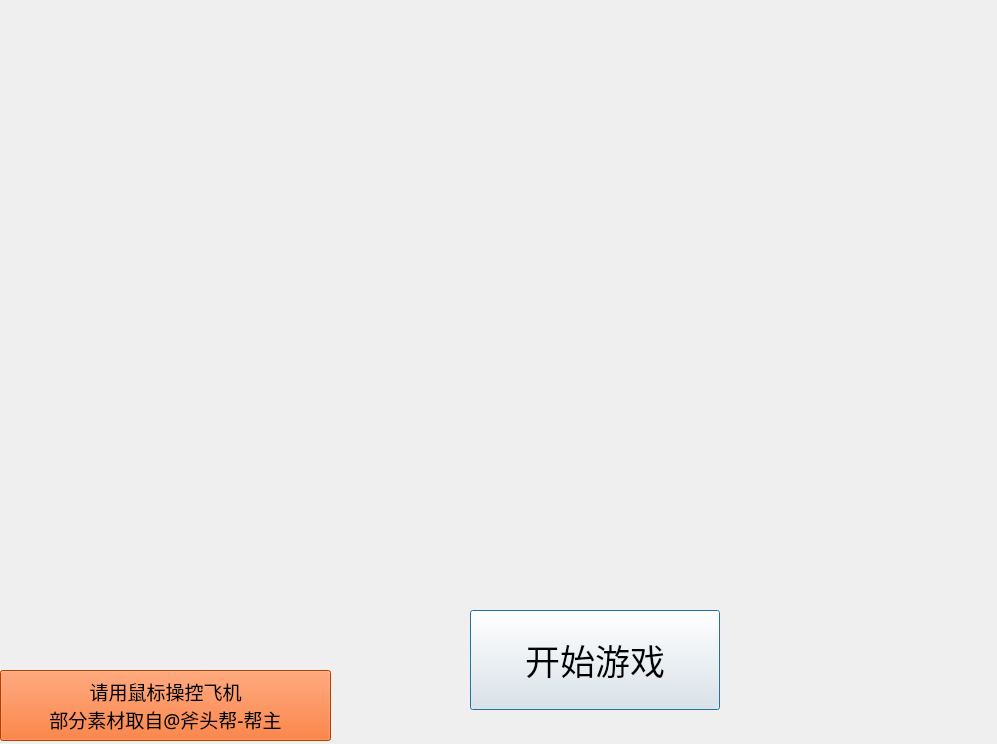
<?xml version="1.0" encoding="UTF-8"?>
<ui version="4.0">
 <class>start</class>
 <widget class="QDialog" name="start">
  <property name="geometry">
   <rect>
    <x>0</x>
    <y>0</y>
    <width>997</width>
    <height>744</height>
   </rect>
  </property>
  <property name="windowTitle">
   <string>Dialog</string>
  </property>
  <widget class="QPushButton" name="pushButton">
   <property name="geometry">
    <rect>
     <x>470</x>
     <y>610</y>
     <width>250</width>
     <height>100</height>
    </rect>
   </property>
   <property name="minimumSize">
    <size>
     <width>200</width>
     <height>50</height>
    </size>
   </property>
   <property name="font">
    <font>
     <family>楷体</family>
     <pointsize>26</pointsize>
    </font>
   </property>
   <property name="text">
    <string>开始游戏</string>
   </property>
   <property name="iconSize">
    <size>
     <width>150</width>
     <height>50</height>
    </size>
   </property>
  </widget>
  <widget class="QPushButton" name="pushButton_2">
   <property name="geometry">
    <rect>
     <x>0</x>
     <y>670</y>
     <width>331</width>
     <height>71</height>
    </rect>
   </property>
   <property name="palette">
    <palette>
     <active>
      <colorrole role="WindowText">
       <brush brushstyle="SolidPattern">
        <color alpha="255">
         <red>0</red>
         <green>0</green>
         <blue>0</blue>
        </color>
       </brush>
      </colorrole>
      <colorrole role="Button">
       <brush brushstyle="SolidPattern">
        <color alpha="255">
         <red>255</red>
         <green>85</green>
         <blue>0</blue>
        </color>
       </brush>
      </colorrole>
      <colorrole role="Light">
       <brush brushstyle="SolidPattern">
        <color alpha="255">
         <red>255</red>
         <green>170</green>
         <blue>127</blue>
        </color>
       </brush>
      </colorrole>
      <colorrole role="Midlight">
       <brush brushstyle="SolidPattern">
        <color alpha="255">
         <red>255</red>
         <green>127</green>
         <blue>63</blue>
        </color>
       </brush>
      </colorrole>
      <colorrole role="Dark">
       <brush brushstyle="SolidPattern">
        <color alpha="255">
         <red>127</red>
         <green>42</green>
         <blue>0</blue>
        </color>
       </brush>
      </colorrole>
      <colorrole role="Mid">
       <brush brushstyle="SolidPattern">
        <color alpha="255">
         <red>170</red>
         <green>56</green>
         <blue>0</blue>
        </color>
       </brush>
      </colorrole>
      <colorrole role="Text">
       <brush brushstyle="SolidPattern">
        <color alpha="255">
         <red>0</red>
         <green>0</green>
         <blue>0</blue>
        </color>
       </brush>
      </colorrole>
      <colorrole role="BrightText">
       <brush brushstyle="SolidPattern">
        <color alpha="255">
         <red>255</red>
         <green>255</green>
         <blue>255</blue>
        </color>
       </brush>
      </colorrole>
      <colorrole role="ButtonText">
       <brush brushstyle="SolidPattern">
        <color alpha="255">
         <red>0</red>
         <green>0</green>
         <blue>0</blue>
        </color>
       </brush>
      </colorrole>
      <colorrole role="Base">
       <brush brushstyle="SolidPattern">
        <color alpha="255">
         <red>255</red>
         <green>255</green>
         <blue>255</blue>
        </color>
       </brush>
      </colorrole>
      <colorrole role="Window">
       <brush brushstyle="SolidPattern">
        <color alpha="255">
         <red>255</red>
         <green>85</green>
         <blue>0</blue>
        </color>
       </brush>
      </colorrole>
      <colorrole role="Shadow">
       <brush brushstyle="SolidPattern">
        <color alpha="255">
         <red>0</red>
         <green>0</green>
         <blue>0</blue>
        </color>
       </brush>
      </colorrole>
      <colorrole role="AlternateBase">
       <brush brushstyle="SolidPattern">
        <color alpha="255">
         <red>255</red>
         <green>170</green>
         <blue>127</blue>
        </color>
       </brush>
      </colorrole>
      <colorrole role="ToolTipBase">
       <brush brushstyle="SolidPattern">
        <color alpha="255">
         <red>255</red>
         <green>255</green>
         <blue>220</blue>
        </color>
       </brush>
      </colorrole>
      <colorrole role="ToolTipText">
       <brush brushstyle="SolidPattern">
        <color alpha="255">
         <red>0</red>
         <green>0</green>
         <blue>0</blue>
        </color>
       </brush>
      </colorrole>
      <colorrole role="PlaceholderText">
       <brush brushstyle="SolidPattern">
        <color alpha="128">
         <red>0</red>
         <green>0</green>
         <blue>0</blue>
        </color>
       </brush>
      </colorrole>
     </active>
     <inactive>
      <colorrole role="WindowText">
       <brush brushstyle="SolidPattern">
        <color alpha="255">
         <red>0</red>
         <green>0</green>
         <blue>0</blue>
        </color>
       </brush>
      </colorrole>
      <colorrole role="Button">
       <brush brushstyle="SolidPattern">
        <color alpha="255">
         <red>255</red>
         <green>85</green>
         <blue>0</blue>
        </color>
       </brush>
      </colorrole>
      <colorrole role="Light">
       <brush brushstyle="SolidPattern">
        <color alpha="255">
         <red>255</red>
         <green>170</green>
         <blue>127</blue>
        </color>
       </brush>
      </colorrole>
      <colorrole role="Midlight">
       <brush brushstyle="SolidPattern">
        <color alpha="255">
         <red>255</red>
         <green>127</green>
         <blue>63</blue>
        </color>
       </brush>
      </colorrole>
      <colorrole role="Dark">
       <brush brushstyle="SolidPattern">
        <color alpha="255">
         <red>127</red>
         <green>42</green>
         <blue>0</blue>
        </color>
       </brush>
      </colorrole>
      <colorrole role="Mid">
       <brush brushstyle="SolidPattern">
        <color alpha="255">
         <red>170</red>
         <green>56</green>
         <blue>0</blue>
        </color>
       </brush>
      </colorrole>
      <colorrole role="Text">
       <brush brushstyle="SolidPattern">
        <color alpha="255">
         <red>0</red>
         <green>0</green>
         <blue>0</blue>
        </color>
       </brush>
      </colorrole>
      <colorrole role="BrightText">
       <brush brushstyle="SolidPattern">
        <color alpha="255">
         <red>255</red>
         <green>255</green>
         <blue>255</blue>
        </color>
       </brush>
      </colorrole>
      <colorrole role="ButtonText">
       <brush brushstyle="SolidPattern">
        <color alpha="255">
         <red>0</red>
         <green>0</green>
         <blue>0</blue>
        </color>
       </brush>
      </colorrole>
      <colorrole role="Base">
       <brush brushstyle="SolidPattern">
        <color alpha="255">
         <red>255</red>
         <green>255</green>
         <blue>255</blue>
        </color>
       </brush>
      </colorrole>
      <colorrole role="Window">
       <brush brushstyle="SolidPattern">
        <color alpha="255">
         <red>255</red>
         <green>85</green>
         <blue>0</blue>
        </color>
       </brush>
      </colorrole>
      <colorrole role="Shadow">
       <brush brushstyle="SolidPattern">
        <color alpha="255">
         <red>0</red>
         <green>0</green>
         <blue>0</blue>
        </color>
       </brush>
      </colorrole>
      <colorrole role="AlternateBase">
       <brush brushstyle="SolidPattern">
        <color alpha="255">
         <red>255</red>
         <green>170</green>
         <blue>127</blue>
        </color>
       </brush>
      </colorrole>
      <colorrole role="ToolTipBase">
       <brush brushstyle="SolidPattern">
        <color alpha="255">
         <red>255</red>
         <green>255</green>
         <blue>220</blue>
        </color>
       </brush>
      </colorrole>
      <colorrole role="ToolTipText">
       <brush brushstyle="SolidPattern">
        <color alpha="255">
         <red>0</red>
         <green>0</green>
         <blue>0</blue>
        </color>
       </brush>
      </colorrole>
      <colorrole role="PlaceholderText">
       <brush brushstyle="SolidPattern">
        <color alpha="128">
         <red>0</red>
         <green>0</green>
         <blue>0</blue>
        </color>
       </brush>
      </colorrole>
     </inactive>
     <disabled>
      <colorrole role="WindowText">
       <brush brushstyle="SolidPattern">
        <color alpha="255">
         <red>127</red>
         <green>42</green>
         <blue>0</blue>
        </color>
       </brush>
      </colorrole>
      <colorrole role="Button">
       <brush brushstyle="SolidPattern">
        <color alpha="255">
         <red>255</red>
         <green>85</green>
         <blue>0</blue>
        </color>
       </brush>
      </colorrole>
      <colorrole role="Light">
       <brush brushstyle="SolidPattern">
        <color alpha="255">
         <red>255</red>
         <green>170</green>
         <blue>127</blue>
        </color>
       </brush>
      </colorrole>
      <colorrole role="Midlight">
       <brush brushstyle="SolidPattern">
        <color alpha="255">
         <red>255</red>
         <green>127</green>
         <blue>63</blue>
        </color>
       </brush>
      </colorrole>
      <colorrole role="Dark">
       <brush brushstyle="SolidPattern">
        <color alpha="255">
         <red>127</red>
         <green>42</green>
         <blue>0</blue>
        </color>
       </brush>
      </colorrole>
      <colorrole role="Mid">
       <brush brushstyle="SolidPattern">
        <color alpha="255">
         <red>170</red>
         <green>56</green>
         <blue>0</blue>
        </color>
       </brush>
      </colorrole>
      <colorrole role="Text">
       <brush brushstyle="SolidPattern">
        <color alpha="255">
         <red>127</red>
         <green>42</green>
         <blue>0</blue>
        </color>
       </brush>
      </colorrole>
      <colorrole role="BrightText">
       <brush brushstyle="SolidPattern">
        <color alpha="255">
         <red>255</red>
         <green>255</green>
         <blue>255</blue>
        </color>
       </brush>
      </colorrole>
      <colorrole role="ButtonText">
       <brush brushstyle="SolidPattern">
        <color alpha="255">
         <red>127</red>
         <green>42</green>
         <blue>0</blue>
        </color>
       </brush>
      </colorrole>
      <colorrole role="Base">
       <brush brushstyle="SolidPattern">
        <color alpha="255">
         <red>255</red>
         <green>85</green>
         <blue>0</blue>
        </color>
       </brush>
      </colorrole>
      <colorrole role="Window">
       <brush brushstyle="SolidPattern">
        <color alpha="255">
         <red>255</red>
         <green>85</green>
         <blue>0</blue>
        </color>
       </brush>
      </colorrole>
      <colorrole role="Shadow">
       <brush brushstyle="SolidPattern">
        <color alpha="255">
         <red>0</red>
         <green>0</green>
         <blue>0</blue>
        </color>
       </brush>
      </colorrole>
      <colorrole role="AlternateBase">
       <brush brushstyle="SolidPattern">
        <color alpha="255">
         <red>255</red>
         <green>85</green>
         <blue>0</blue>
        </color>
       </brush>
      </colorrole>
      <colorrole role="ToolTipBase">
       <brush brushstyle="SolidPattern">
        <color alpha="255">
         <red>255</red>
         <green>255</green>
         <blue>220</blue>
        </color>
       </brush>
      </colorrole>
      <colorrole role="ToolTipText">
       <brush brushstyle="SolidPattern">
        <color alpha="255">
         <red>0</red>
         <green>0</green>
         <blue>0</blue>
        </color>
       </brush>
      </colorrole>
      <colorrole role="PlaceholderText">
       <brush brushstyle="SolidPattern">
        <color alpha="128">
         <red>0</red>
         <green>0</green>
         <blue>0</blue>
        </color>
       </brush>
      </colorrole>
     </disabled>
    </palette>
   </property>
   <property name="font">
    <font>
     <family>Agency FB</family>
     <pointsize>14</pointsize>
    </font>
   </property>
   <property name="text">
    <string>请用鼠标操控飞机
部分素材取自@斧头帮-帮主</string>
   </property>
  </widget>
 </widget>
 <resources/>
 <connections/>
</ui>
